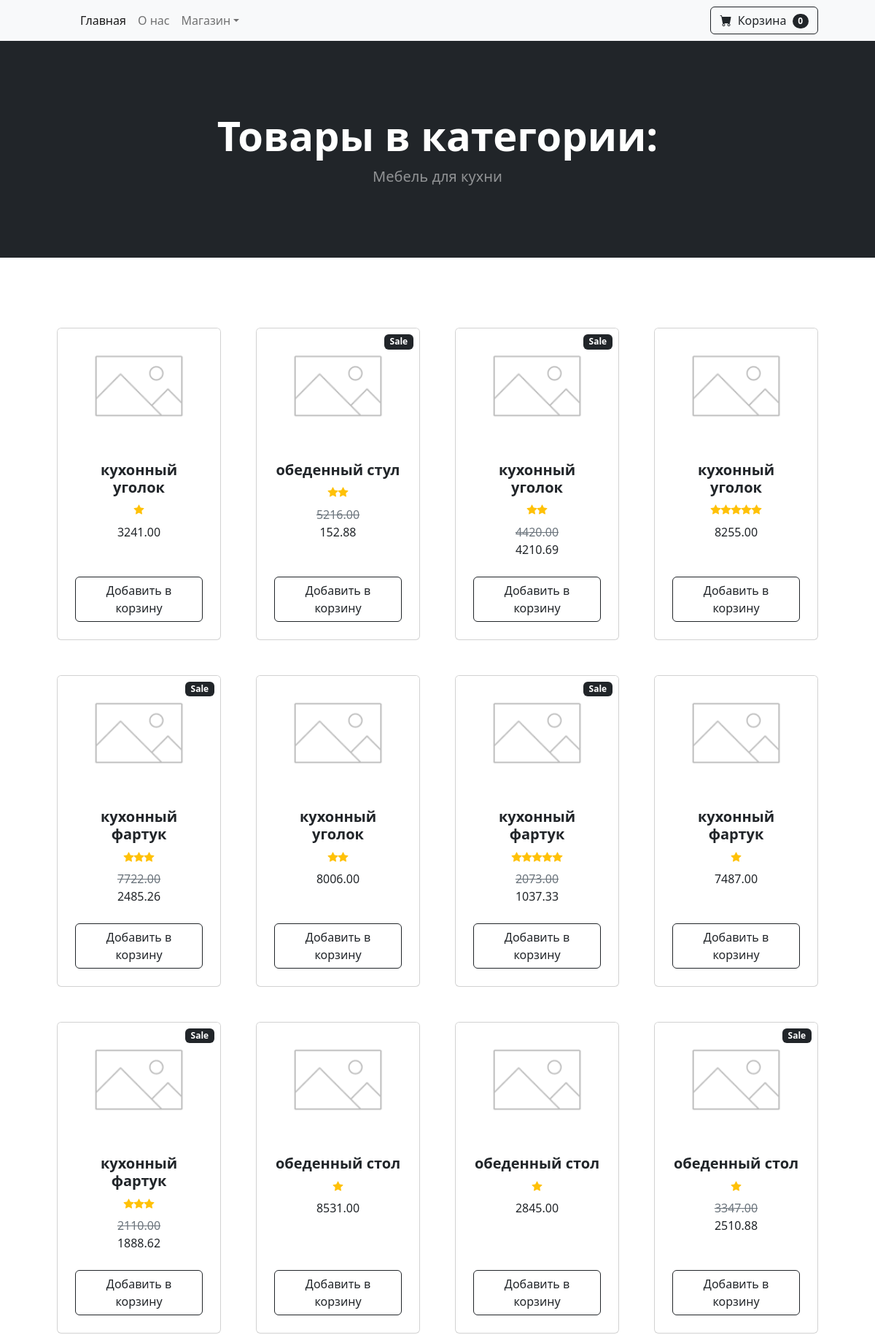
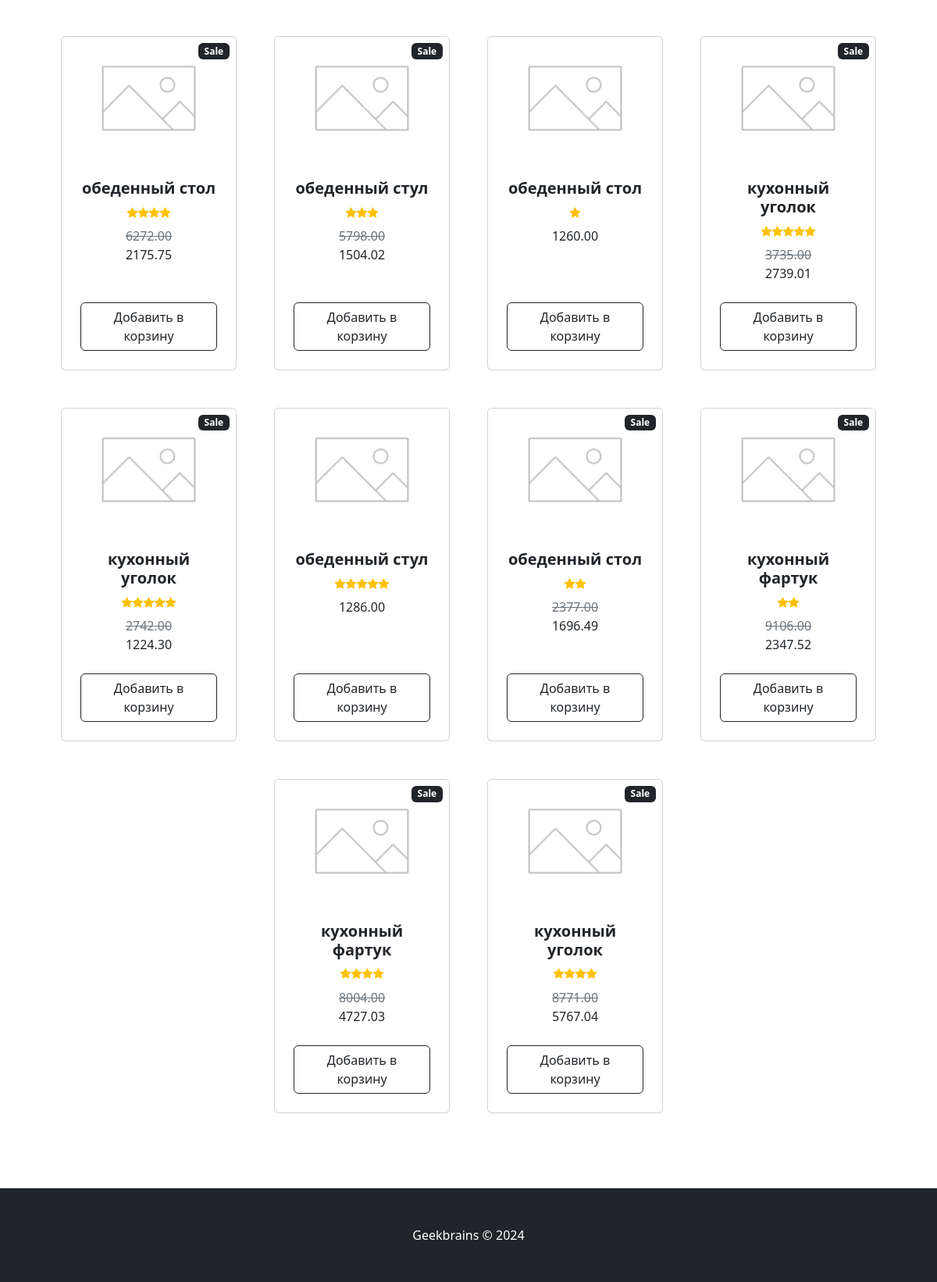
Page /products_by_category/1 on the committed database (2 pictures, top to bottom).
### homeworkapp/models.py (models this page shows, shortened)
class Category(models.Model):
    name = models.CharField(max_length=64)

class Product(models.Model):
    name = models.CharField(max_length=254)
    color = models.CharField(max_length=64)
    description = models.TextField()
    price = models.DecimalField(max_digits=10, decimal_places=2)
    stock = models.IntegerField()
    last_updated = models.DateField()
    image = models.ImageField(blank=True)
    rating = models.IntegerField(default=4)
    category = models.ForeignKey(Category, on_delete=models.CASCADE)
    discount = models.FloatField(default=1)
    def isSale(self):
        return self.discount != 1
    def price_discount(self):
        return f'{float(self.price) * self.discount:.2f}'
    def get_rating_stars(self):
        return range(self.rating)

### homeworkapp/views.py (the view)
# urls.py: path('products_by_category/<int:category_id>', ProductsByCategory.as_view(), name='products_by_category'),
class ProductsByCategory(View):
    def get(self, request, category_id):
        header = 'Товары в категории:'
        category = Category.objects.filter(pk=category_id).first()
        context = {'header': header,
                   'category': category,
                   'products': Product.objects.filter(category=category).all()
                }
        return render(request, 'homeworkapp/products_by_category.html', context)

### homeworkapp/context.py (called while the page is built)
def global_categories_context(request):
    return {
        "categories_context" : Category.objects.all(),
    }

### homeworkapp/templates/homeworkapp/products_by_category.html
{% extends "base_shop.html" %}
{%block header%}
    <header class="bg-dark py-5">
        <div class="container px-4 px-lg-5 my-5">
            <div class="text-center text-white">
                <h1 class="display-4 fw-bolder">{{ header }}</h1>
                <p class="lead fw-normal text-white-50 mb-0">{{ category.name }}</p>
            </div>
        </div>
    </header>
{%endblock header%}
{% block content %}
 <section class="py-5">
    <div class="container px-4 px-lg-5 mt-5">
        <div class="row gx-4 gx-lg-5 row-cols-2 row-cols-md-3 row-cols-xl-4 justify-content-center">
            {% for product in  products%}
                <div class="col mb-5" onclick="location.href='{% url "product_view" product.id %}';">
                    <div class="card h-100 " >
                        {% if product.discount != 1 %}
                            <div class="badge bg-dark text-white position-absolute" style="top: 0.5rem; right: 0.5rem">Sale</div>
                        {% endif %}
                        {% load static %}
                        <img class="card-img-top" style="cursor: pointer"
                            {% if not product.image %}
                                src="{% static 'default.jpg' %}"
                            {% else %}
                                src="{% static product.image %}"
                            {% endif %}
                        alt=".." onclick="location.href='{% url "product_view" product.id %}';">
                        <div class="card-body p-4  btn" >
                            <div class="text-center">
                                <h5 class="fw-bolder">{{ product.name }}</h5>
                                <div class="d-flex justify-content-center small text-warning mb-2">
                                    {% for i in product.get_rating_stars %}
                                        <div class="bi-star-fill"></div>
                                    {% endfor %}
                                </div>
                                {% if product.isSale %}
                                    <span class="text-muted text-decoration-line-through">{{ product.price }}<br></span>
                                {% endif %}
                                {{ product.price_discount }}
                            </div>
                        </div>
                        <div class="card-footer p-4 pt-0 border-top-0 bg-transparent">
                            <div class="text-center"><a class="btn btn-outline-dark mt-auto" href="#">Добавить в корзину</a></div>
                        </div>
                    </div>
                </div>
            {% endfor %}
        </div>
    </div>
</section>
{% endblock content %}

### templates/base_shop.html (shortened to what this page needs)
<!DOCTYPE html>
<html lang="en">
    <head>
        <link href="https://cdn.jsdelivr.net/npm/bootstrap-icons@1.5.0/font/bootstrap-icons.css" rel="stylesheet" />
        <link href="/static/css/styles.css" rel="stylesheet" />
    </head>
    <body>
        {%block menu%}
            <nav class="navbar navbar-expand-lg navbar-light bg-light">
                <div class="container px-4 px-lg-5">
                    <div class="collapse navbar-collapse" id="navbarSupportedContent">
                        <ul class="navbar-nav me-auto mb-2 mb-lg-0 ms-lg-4">
                            <li class="nav-item"><a class="nav-link active" aria-current="page" href="{% url "index" %}">Главная</a></li>
                            <li class="nav-item"><a class="nav-link" href="{% url "about" %}">О нас</a></li>
                            <li class="nav-item dropdown">
                                <a class="nav-link dropdown-toggle" id="navbarDropdown" href="#" role="button" data-bs-toggle="dropdown" aria-expanded="false">Магазин</a>
                            </li>
                        </ul>
                        <form class="d-flex">
                            <button class="btn btn-outline-dark" type="submit">
                                <i class="bi-cart-fill me-1"></i>
                                Корзина
                                <span class="badge bg-dark text-white ms-1 rounded-pill">0</span>
                            </button>
                        </form>
                    </div>
                </div>
            </nav>
        {%endblock menu%}
        {%block header%}{%endblock header%}
        {% block content %}{% endblock content %}
        {% block footer %}
            <footer class="py-5 bg-dark">
                <div class="container"><p class="m-0 text-center text-white">Geekbrains &copy; 2024</p></div>
            </footer>
        {% endblock footer %}
    </body>
</html>

### rows in the picture
Category: name "Мебель для кухни"
Product: name "кухонный уголок", rating 1 (drawn), price_discount "3241.00"
Product: shows "Sale", name "обеденный стул", rating 2 (drawn), price "5216.00", price_discount "152.88"
Product: shows "Sale", name "кухонный уголок", rating 2 (drawn), price "4420.00", price_discount "4210.69"
Product: name "кухонный уголок", rating 5 (drawn), price_discount "8255.00"
Product: shows "Sale", name "кухонный фартук", rating 3 (drawn), price "7722.00", price_discount "2485.26"
Product: name "кухонный уголок", rating 2 (drawn), price_discount "8006.00"
Product: shows "Sale", name "кухонный фартук", rating 5 (drawn), price "2073.00", price_discount "1037.33"
Product: name "кухонный фартук", rating 1 (drawn), price_discount "7487.00"
Product: shows "Sale", name "кухонный фартук", rating 3 (drawn), price "2110.00", price_discount "1888.62"
Product: name "обеденный стол", rating 1 (drawn), price_discount "8531.00"
Product: name "обеденный стол", rating 1 (drawn), price_discount "2845.00"
Product: shows "Sale", name "обеденный стол", rating 1 (drawn), price "3347.00", price_discount "2510.88"
Product: shows "Sale", name "обеденный стол", rating 4 (drawn), price "6272.00", price_discount "2175.75"
Product: shows "Sale", name "обеденный стул", rating 3 (drawn), price "5798.00", price_discount "1504.02"
Product: name "обеденный стол", rating 1 (drawn), price_discount "1260.00"
Product: shows "Sale", name "кухонный уголок", rating 5 (drawn), price "3735.00", price_discount "2739.01"
Product: shows "Sale", name "кухонный уголок", rating 5 (drawn), price "2742.00", price_discount "1224.30"
Product: name "обеденный стул", rating 5 (drawn), price_discount "1286.00"
Product: shows "Sale", name "обеденный стол", rating 2 (drawn), price "2377.00", price_discount "1696.49"
Product: shows "Sale", name "кухонный фартук", rating 2 (drawn), price "9106.00", price_discount "2347.52"
Product: shows "Sale", name "кухонный фартук", rating 4 (drawn), price "8004.00", price_discount "4727.03"
Product: shows "Sale", name "кухонный уголок", rating 4 (drawn), price "8771.00", price_discount "5767.04"

### other values in the picture
{{ header }} "Товары в категории:"
